Frame 1 (no input): blank canvas, image omitted
Frame 60 (no input): blank canvas, image omitted
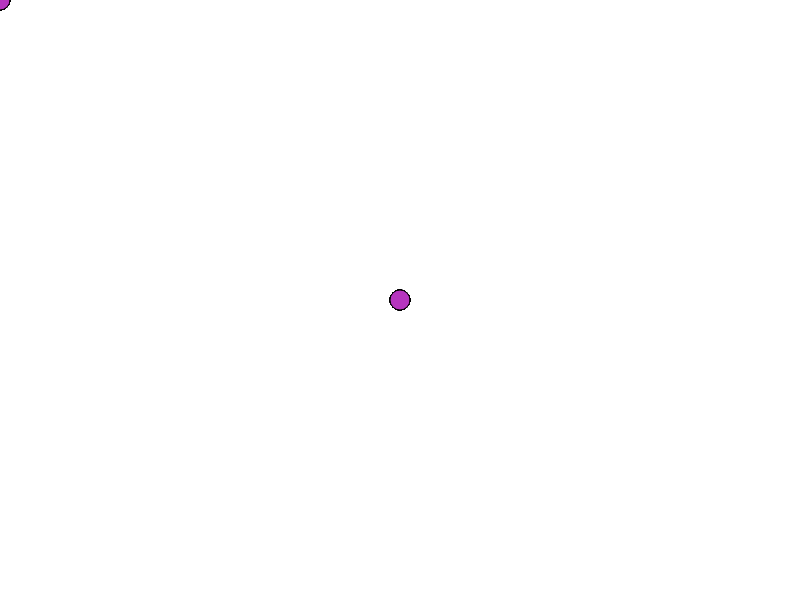
Frame 120 (the mouse pressed at the canvas centre since frame 60)

The p5.js sketch whose frames 1 and 60 were blank and that drew this single picture after the mouse press (run headless with seeded random() and noise() and a simulated clock; from frame 60 on, the mouse is pressed at the canvas centre):

// p5.js sketch
// ── sketch.js
var r, g, b; // declare some variables

function setup() {
  // this is a comment
  createCanvas(800, 600); // width and height
  
  r = random(0, 255);
  g = random(0, 255);
  b = random(0, 255);
  
  console.log("hi there!");

  background(255); // red, green, blue, alpha
}

function draw() {
  fill(r, g, b); // my colors
  ellipse(mouseX, mouseY, 20, 20);
}

function keyPressed() // callback function
{
  console.log(key); // print out what key i hit
  console.log(key=='C');
  if(key=='C') { // conditional
    r = random(0, 255);
    g = random(0, 255);
    b = random(0, 255);
  }

}
